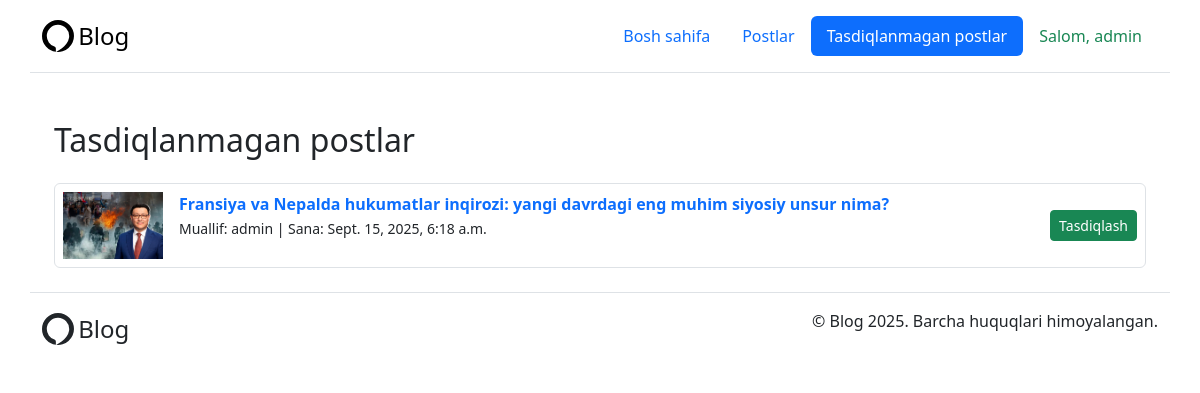
The app's page /blog/posts/pending/ (signed in), older data.
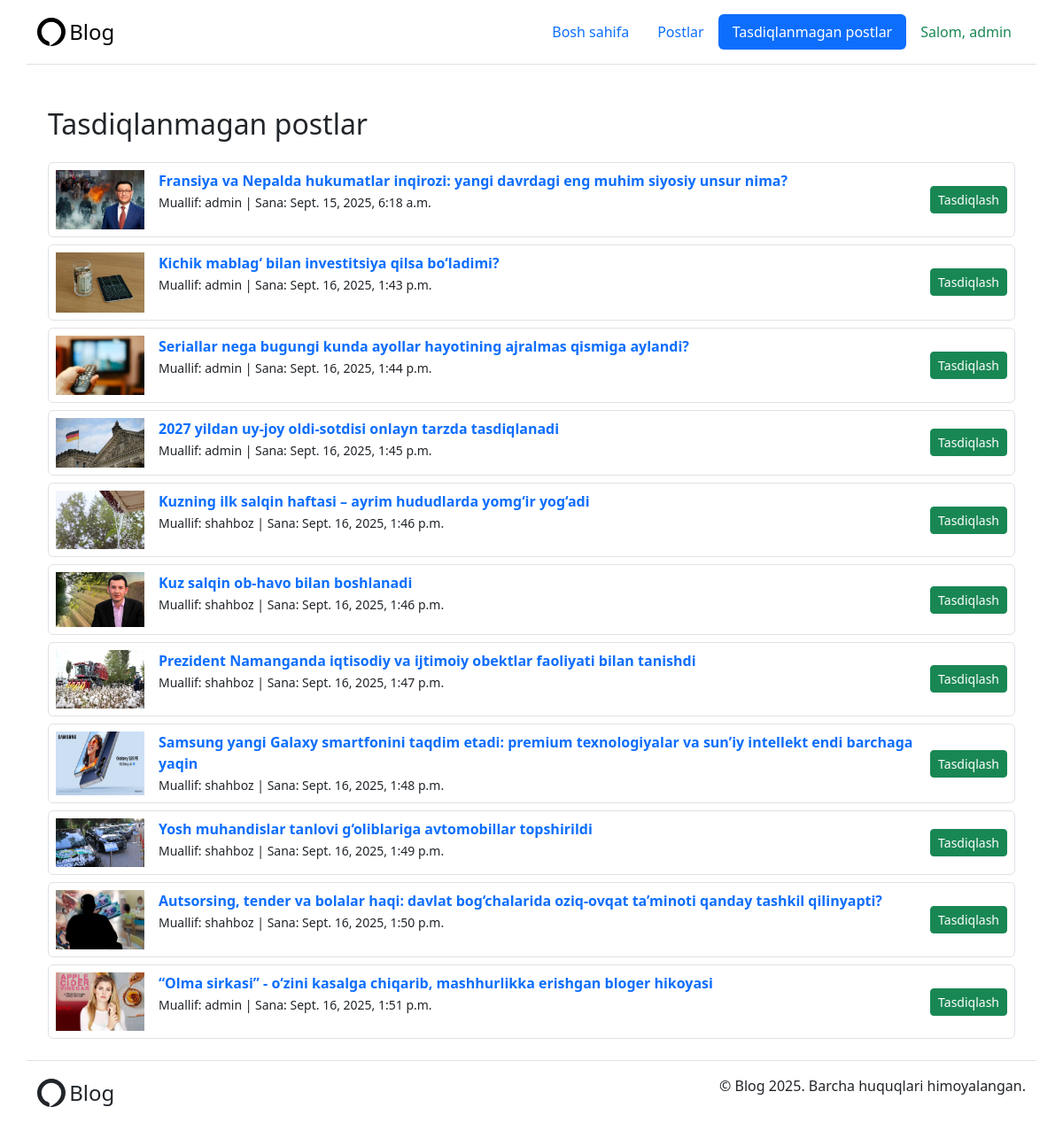
The same page, newer data.
### core/models.py (models this page shows, shortened)
class CustomUser(AbstractUser):
    profile_image = models.ImageField(upload_to='profiles/', blank=True, null=True)

class Post(models.Model):
    title = models.CharField(max_length=200)
    content = models.TextField()
    image = models.ImageField(upload_to='posts/', blank=True, null=True)
    views = models.PositiveIntegerField(default=0)
    is_approved = models.BooleanField(default=False)
    is_recommended = models.BooleanField(default=False)
    created_at = models.DateTimeField(auto_now_add=True)
    updated_at = models.DateTimeField(auto_now=True)
    author = models.ForeignKey(CustomUser, on_delete=models.CASCADE, related_name='posts')
    category = models.ForeignKey(Category, on_delete=models.SET_NULL, null=True, related_name='posts')
    tags = models.ManyToManyField(Tag, related_name='posts', blank=True)

### blog/views.py (the view)
# urls.py: path('posts/pending/', views.pending_posts, name='pending_posts'),
@user_passes_test(lambda u: u.is_staff)
@login_required
def pending_posts(request):
    posts = Post.objects.filter(is_approved=False)
    return render(request, 'admin/pending_posts.html', {'posts': posts})

### templates/admin/pending_posts.html
{% extends "base.html" %}
{% block content %}
<div class="container mt-5">
  <h2 class="mb-4">Tasdiqlanmagan postlar</h2>
  {% for post in posts %}
  <div class="d-flex justify-content-between align-items-center mb-2 border p-2 rounded">
    <div class="d-flex gap-3">
      {% if post.image %}
      <img src="{{ post.image.url }}" alt="{{ post.title }}" width="100">
      {% endif %}
      <div>
        <strong>
          <a class="link-offset-2 link-underline link-underline-opacity-0" href="{% url 'post_detail' post.pk %}">
            {{ post.title }}
          </a>
        </strong> <br>
        <small>Muallif: {{ post.author.username }} | Sana: {{ post.created_at }}</small>
      </div>
    </div>
    <a href="{% url 'approve_post' post.pk %}" class="btn btn-success btn-sm">
      Tasdiqlash
    </a>
  </div>
  {% empty %}
  <div class="list-group-item">Hamma postlar tasdiqlangan ✅</div>
  {% endfor %}
</div>
{% endblock %}

### templates/base.html (shortened to what this page needs)
<!DOCTYPE html>
<html lang="en">
<head>
  <link href="https://cdn.jsdelivr.net/npm/bootstrap@5.3.8/dist/css/bootstrap.min.css" rel="stylesheet"
 />
</head>
<body>
  <header class="container d-flex flex-wrap justify-content-center py-3 mb-4 border-bottom">
    <a href="/" class="d-flex align-items-center mb-3 mb-md-0 me-md-auto link-body-emphasis text-decoration-none">
      <span class="fs-4">Blog</span>
    </a>
    <ul class="nav nav-pills">
      <li class="nav-item">
        <a href="{% url 'index' %}"
          class="nav-link {% if request.resolver_match.url_name == 'index' %}active{% endif %}">
          Bosh sahifa
        </a>
      </li>
      <li class="nav-item">
        <a href="{% url 'posts' %}"
          class="nav-link {% if request.resolver_match.url_name == 'posts' %}active{% endif %}">
          Postlar
        </a>
      </li>
      {% if user.is_authenticated and user.is_staff %}
      <li class="nav-item">
        <a href="{% url 'pending_posts' %}" class="nav-link {% if request.resolver_match.url_name == 'pending_posts' %}active{% endif %}">Tasdiqlanmagan postlar</a>
      </li>
      {% endif %}
      <li class="nav-item d-flex">
        {% if user.is_authenticated %}
        <a class="{% if request.resolver_match.url_name == 'logout' %}active btn btn-success {%else%} nav-link link-success  {% endif %}"
          href="{% url 'logout' %}">
          Salom, {{ user.username }}
        </a>
        {% else %}
        <a class="{% if request.resolver_match.url_name == 'login' %}active btn btn-success {% else %} nav-link link-success  {% endif %}"
          href="{% url 'login' %}">Kirish</a>
        {% endif %}
      </li>
    </ul>
  </header>
  <main class="container">{% block content %}{% endblock %}</main>
  <footer class="container d-flex flex-wrap justify-content-between align-items-center py-3 my-4 border-top">
    <div class="d-flex justify-content-between align-items-center">
      <span class="fs-4">Blog</span>
    </div>
    <div class="nav col-md-4 justify-content-end">
      <p>© Blog 2025. Barcha huquqlari himoyalangan.</p>
    </div>
  </footer>
</body>
</html>

Row changes from the older to the newer data that the page shows:
added Post: image (picture), title "Kichik mablag‘ bilan investitsiya qilsa bo‘ladimi?", author.username "admin", created_at "Sept. 16, 2025, 1:43 p.m."
added Post: image (picture), title "Seriallar nega bugungi kunda ayollar hayotining ajralmas qismiga aylandi?", author.username "admin", created_at "Sept. 16, 2025, 1:44 p.m."
added Post: image (picture), title "2027 yildan uy-joy oldi-sotdisi onlayn tarzda tasdiqlanadi", author.username "admin", created_at "Sept. 16, 2025, 1:45 p.m."
added Post: image (picture), title "Kuzning ilk salqin haftasi – ayrim hududlarda yomg‘ir yog‘adi", author.username "shahboz", created_at "Sept. 16, 2025, 1:46 p.m."
added Post: image (picture), title "Kuz salqin ob-havo bilan boshlanadi", author.username "shahboz", created_at "Sept. 16, 2025, 1:46 p.m."
added Post: image (picture), title "Prezident Namanganda iqtisodiy va ijtimoiy obektlar faoliyati bilan tanishdi", author.username "shahboz", created_at "Sept. 16, 2025, 1:47 p.m."
added Post: image (picture), title "Samsung yangi Galaxy smartfonini taqdim etadi: premium texnologiyalar va sun’iy intellekt endi barchaga yaqin", author.username "shahboz", created_at "Sept. 16, 2025, 1:48 p.m."
added Post: image (picture), title "Yosh muhandislar tanlovi g‘oliblariga avtomobillar topshirildi", author.username "shahboz", created_at "Sept. 16, 2025, 1:49 p.m."
added Post: image (picture), title "Autsorsing, tender va bolalar haqi: davlat bog‘chalarida oziq-ovqat ta’minoti qanday tashkil qilinyapti?", author.username "shahboz", created_at "Sept. 16, 2025, 1:50 p.m."
added Post: image (picture), title "“Olma sirkasi” - o‘zini kasalga chiqarib, mashhurlikka erishgan bloger hikoyasi", author.username "admin", created_at "Sept. 16, 2025, 1:51 p.m."
